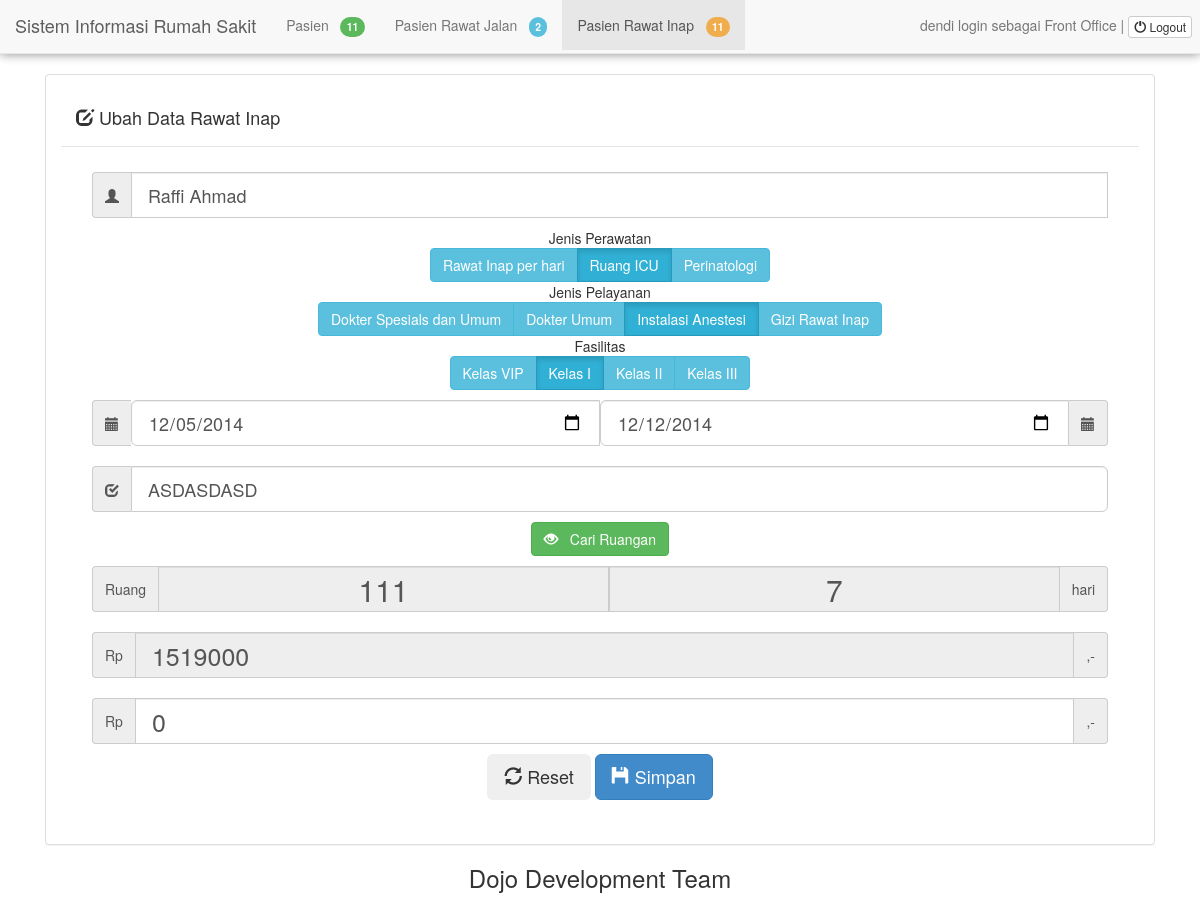
Screenshot of /front-office.php?view=tampil_ubah_pri&no_ri=28 (signed in) with the database file from the repository.
### tables this page shows
CREATE TABLE `tbl_pri` (
  `no_ri` int(8) NOT NULL,
  `id_pasien` int(6) NOT NULL,
  `id_ruang` int(3) NOT NULL,
  `tanggal_checkin` date NOT NULL,
  `tanggal_checkout` date NOT NULL,
  `hari_menginap` int(3) NOT NULL,
  `diagnosa` text NOT NULL,
  `biaya` int(12) NOT NULL,
  `bayar` int(12) NOT NULL
);

CREATE TABLE `tbl_pasien` (
  `id_pasien` int(6) NOT NULL,
  `nama_pasien` varchar(30) NOT NULL,
  `alamat` varchar(40) NOT NULL,
  `jenis_kelamin` char(1) NOT NULL,
  `no_telepon` varchar(15) NOT NULL
);

### front-office/tampil_ubah_pri.php (the view, shortened to what this page needs)
<?php
if (isset($_GET)) {
    $id_ubah = $_GET['no_ri'];
    $query = "SELECT * FROM tbl_pri, tbl_pasien, tbl_tarif_ri where "
            . "tbl_pri.id_pasien = tbl_pasien.id_pasien and tbl_tarif_ri.id_tarif_ri = tbl_pri.id_ruang and "
            . "tbl_pri.no_ri = '$id_ubah'";
    $result = mysql_query($query);
    if (mysql_num_rows($result)) {
        while ($row = mysql_fetch_array($result)) {
            ?>
            <div class="modal-header">
                <h4 class="modal-title" id="myModalLabel"> <i class="glyphicon glyphicon-edit"></i> Ubah Data Rawat Inap</h4>
            </div>
                        <div class="modal-body">
                <form name="ubah_pri" id="ubah_pri" method="POST" action="front-office/aksi_ubah_pri.php ">
                    <div class="input-group input-lg">
                        <span class="input-group-addon">
                            <i class="glyphicon glyphicon-user"></i>
                        </span>
                        <input type="text" value="<?php echo $row['nama_pasien']; ?>" name="search" class="search form-control input-lg" id="searchid" placeholder="Masukan ID / Nama Pasien" required autofocus autocomplete="off" />
                    </div>
                    <div align="center">
                        Jenis Perawatan<br>
                        <div id="perawatan" class="btn-group" data-toggle="buttons">
                            <label class="btn btn-info <?php echo $row['perawatan'] == 'Rawat Inap per hari' ? 'active':''; ?>">
                                <input type="radio" id="perawatan1" name="perawatan" value="Rawat Inap per hari"  <?php echo $row['perawatan'] == 'Rawat Inap per hari' ? 'checked':''; ?>> Rawat Inap per hari
                            </label>
                            <label class="btn btn-info <?php echo $row['perawatan'] == 'Ruang ICU' ? 'active':''; ?>">
                                <input type="radio" id="perawatan2" name="perawatan" value="Ruang ICU" <?php echo $row['perawatan'] == 'Ruang ICU' ? 'checked':''; ?>> Ruang ICU
                            </label>
                            <label class="btn btn-info <?php echo $row['perawatan'] == 'Perinatologi' ? 'active':''; ?>">
                                <input type="radio" id="perawatan3" name="perawatan" value="Perinatologi" <?php echo $row['perawatan'] == 'Perinatologi' ? 'checked':''; ?>> Perinatologi
                            </label>
                        </div>
                        <br>Jenis Pelayanan<br>
                        <div class="btn-group" data-toggle="buttons">
                            <label class="btn btn-info <?php echo $row['pelayanan'] == 'Dokter Spesials dan Umum' ? 'active':''; ?>">
                                <input type="radio" id="pelayanan1" name="pelayanan" value="Dokter Spesials dan Umum" <?php echo $row['pelayanan'] == 'Perinatologi' ? 'checked':''; ?>> Dokter Spesials dan Umum
                            </label>
                            <label class="btn btn-info <?php echo $row['pelayanan'] == 'Dokter Umum' ? 'active':''; ?>">
                                <input type="radio" id="pelayanan2" name="pelayanan" value="Dokter Umum" <?php echo $row['pelayanan'] == 'Dokter Umum' ? 'checked':''; ?>> Dokter Umum
                            </label>
                            <label class="btn btn-info <?php echo $row['pelayanan'] == 'Instalasi  Anestesi' ? 'active':''; ?>">
                                <input type="radio" id="pelayanan3" name="pelayanan" value="Instalasi  Anestesi" <?php echo $row['pelayanan'] == 'Instalasi  Anestesi' ? 'checked':''; ?>> Instalasi  Anestesi
                            </label>
                            <label class="btn btn-info <?php echo $row['pelayanan'] == 'Gizi Rawat Inap' ? 'active':''; ?>">
                                <input type="radio" id="pelayanan4" name="pelayanan" value="Gizi Rawat Inap" <?php echo $row['pelayanan'] == 'Gizi Rawat Inap' ? 'checked':''; ?>> Gizi Rawat Inap
                            </label>
                        </div>
                        <br>Fasilitas<br>
                        <div class="btn-group" data-toggle="buttons">
                            <label class="btn btn-info <?php echo $row['tipe_kamar'] == 'Kelas VIP' ? 'active':''; ?>">
                                <input type="radio" id="tipe_kamar1" name="tipe_kamar" value="Kelas VIP" <?php echo $row['tipe_kamar'] == 'Kelas VIP' ? 'checked':''; ?>> Kelas VIP
                            </label>
                            <label class="btn btn-info <?php echo $row['tipe_kamar'] == 'Kelas I' ? 'active':''; ?>">
                                <input type="radio" id="tipe_kamar2" name="tipe_kamar" value="Kelas I" <?php echo $row['tipe_kamar'] == 'Kelas I' ? 'checked':''; ?>> Kelas I
                            </label>
                            <label class="btn btn-info <?php echo $row['tipe_kamar'] == 'Kelas II' ? 'active':''; ?>">
                                <input type="radio" id="tipe_kamar3" name="tipe_kamar" value="Kelas II" <?php echo $row['tipe_kamar'] == 'Kelas II' ? 'checked':''; ?>> Kelas II
                            </label>
                            <label class="btn btn-info <?php echo $row['tipe_kamar'] == 'Kelas III' ? 'active':''; ?>">
                                <input type="radio" id="tipe_kamar4" name="tipe_kamar" value="Kelas III" <?php echo $row['tipe_kamar'] == 'Kelas III' ? 'checked':''; ?>> Kelas III
                            </label>
                        </div>
                    </div>
                    <div class="input-group input-lg">
                        <span class="input-group-addon">
                            <i class="glyphicon glyphicon-calendar"></i>
                        </span>
                        <input type="date" id="tanggal_checkin" name="tanggal_checkin" placeholder="Tanggal Check In" value="<?php echo $row['tanggal_checkin']?>" class="form-control input-lg" required style="width: 50%;" />
                        <input type="date" id="tanggal_checkout" name="tanggal_checkout" placeholder="Tanggal Check Out" value="<?php echo $row['tanggal_checkout']?>" class="form-control input-lg" required style="width: 50%;"/>
                        <span class="input-group-addon">
                            <i class="glyphicon glyphicon-calendar"></i>
                        </span>
                    </div>
                    <div class="input-group input-lg">
                        <span class="input-group-addon">
                            <i class="glyphicon glyphicon-check"></i>
                        </span>
                        <input type="text" name="diagnosa" placeholder="Diagnosa" value="<?php echo $row['diagnosa']?>" class="form-control input-lg" required />
                    </div>
                    <div align="center">
                        <button type="button" id="btn_cek_tarif" class="btn btn-success"><i class="glyphicon glyphicon-eye-open"></i> &nbsp; Cari Ruangan</button>
                    </div>
                    <div class="input-group input-lg" align="center">
                        <span class="input-group-addon">Ruang</span>
                        <input type="text" value="<?php echo $row['id_ruang']?>" name="id_ruang" id="id_ruang" class="form-control input-lg" readonly="" required="" style="width: 50%;text-align:center;font-size: 30;"   />
                        <input type="text" value="<?php echo $row['hari_menginap']?>" name="hari_menginap" id="hari_menginap" class="form-control input-lg" readonly="" required="" style="width: 50%;text-align:center;font-size: 30;"/>
                        <span class="input-group-addon">hari</span>
                    </div>
                    <div class="input-group input-lg">
                        <span class="input-group-addon">Rp</span>
                        <input type="text" id="biaya" name="biaya" placeholder="Biaya" class="form-control input-lg" value="<?php echo $row['biaya']?>" readonly required style="font-size: 25px;" />
                        <span class="input-group-addon">,-</span>
                    </div>
                    <div class="input-group input-lg">
                        <span class="input-group-addon">Rp</span>
                        <input type="text" name="bayar" placeholder="Bayar" class="form-control input-lg" value="<?php echo $row['bayar']?>" required style="font-size: 25px;" />
                        <span class="input-group-addon">,-</span>
                    </div>
                    <div align="center">
                        <button type="reset" class="btn btn-inverse btn-lg"><i class="glyphicon glyphicon-refresh"></i> Reset </button>
                        <button type="submit" class="btn btn-primary btn-lg" id="submit"><i class="glyphicon glyphicon-floppy-disk"></i>  Simpan </button>
                    </div>
                </form>
            </div>
            <?php
        }
    }
}

### rows the page displays
tbl_pri: search "Raffi Ahmad", tanggal_checkin "12/05/2014", tanggal_checkout "12/12/2014", diagnosa "ASDASDASD", id_ruang "111", hari_menginap "7", biaya "1519000", bayar "0"

### other values shown
mysql_num_rows($hitung_pasien) "11"
mysql_num_rows($hitung_pri) "2"
mysql_num_rows($hitung_pri) "11"
$_SESSION['username'] "dendi"
$_SESSION['hak_akses'] "Front Office"
